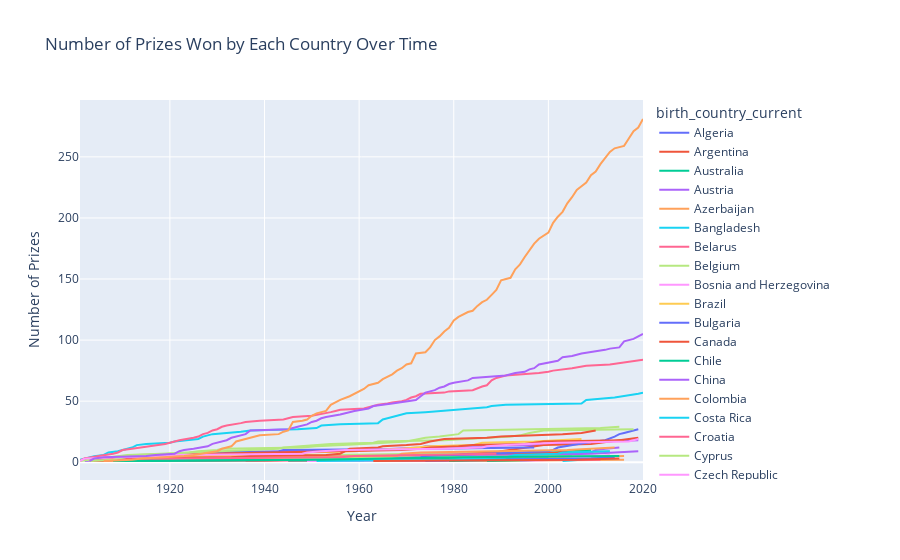

Notebook cell for this chart:
### Code cell
over_time = px.line(cumulative_prizes, 
                    x='year', 
                    y='prize', 
                    color='birth_country_current', 
                    hover_name='birth_country_current', 
                    title='Number of Prizes Won by Each Country Over Time')
over_time.update_layout(xaxis_title='Year',
                        yaxis_title='Number of Prizes')
over_time.show()
